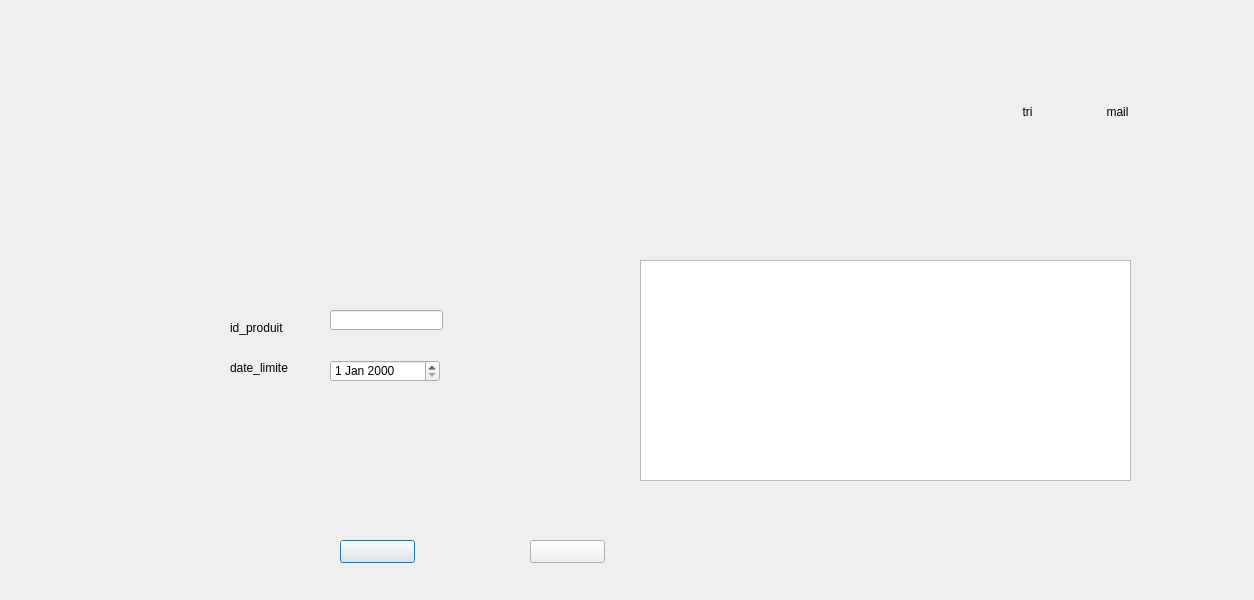
<?xml version="1.0" encoding="UTF-8"?>
<ui version="4.0">
 <class>produit</class>
 <widget class="QDialog" name="produit">
  <property name="geometry">
   <rect>
    <x>0</x>
    <y>0</y>
    <width>1254</width>
    <height>600</height>
   </rect>
  </property>
  <property name="windowTitle">
   <string>Dialog</string>
  </property>
  <widget class="QLabel" name="label">
   <property name="geometry">
    <rect>
     <x>230</x>
     <y>320</y>
     <width>61</width>
     <height>16</height>
    </rect>
   </property>
   <property name="text">
    <string>id_produit</string>
   </property>
  </widget>
  <widget class="QLabel" name="label_2">
   <property name="geometry">
    <rect>
     <x>230</x>
     <y>360</y>
     <width>61</width>
     <height>16</height>
    </rect>
   </property>
   <property name="text">
    <string>date_limite</string>
   </property>
  </widget>
  <widget class="QTableView" name="tableView_2">
   <property name="geometry">
    <rect>
     <x>640</x>
     <y>260</y>
     <width>491</width>
     <height>221</height>
    </rect>
   </property>
  </widget>
  <widget class="QPushButton" name="pushButton">
   <property name="geometry">
    <rect>
     <x>340</x>
     <y>540</y>
     <width>75</width>
     <height>23</height>
    </rect>
   </property>
   <property name="styleSheet">
    <string notr="true">background:transparent;
border:transparent;
QPushButton{
background:rgba(255,255,255,0);
border-radius:8px;
}
QPushButton::hover{
background:rgba(0,0,0,85);
}</string>
   </property>
   <property name="text">
    <string/>
   </property>
  </widget>
  <widget class="QPushButton" name="pushButton_2">
   <property name="geometry">
    <rect>
     <x>530</x>
     <y>540</y>
     <width>75</width>
     <height>23</height>
    </rect>
   </property>
   <property name="styleSheet">
    <string notr="true">background:transparent;
border:transparent;
QPushButton{
background:rgba(255,255,255,0);
border-radius:8px;
}
QPushButton::hover{
background:rgba(0,0,0,85);
}</string>
   </property>
   <property name="text">
    <string/>
   </property>
  </widget>
  <widget class="QDateEdit" name="dateEdit">
   <property name="geometry">
    <rect>
     <x>330</x>
     <y>360</y>
     <width>110</width>
     <height>22</height>
    </rect>
   </property>
  </widget>
  <widget class="QPushButton" name="pushButton_tri">
   <property name="geometry">
    <rect>
     <x>990</x>
     <y>100</y>
     <width>75</width>
     <height>23</height>
    </rect>
   </property>
   <property name="styleSheet">
    <string notr="true">QPushButton{
background:rgba(255,255,255,0);
border-radius:8px;
}
QPushButton::hover{
background:rgba(0,0,0,85);
}</string>
   </property>
   <property name="text">
    <string>tri</string>
   </property>
  </widget>
  <widget class="QPushButton" name="pushButton_mail">
   <property name="geometry">
    <rect>
     <x>1080</x>
     <y>100</y>
     <width>75</width>
     <height>23</height>
    </rect>
   </property>
   <property name="styleSheet">
    <string notr="true">QPushButton{
background:rgba(255,255,255,0);
border-radius:8px;
}
QPushButton::hover{
background:rgba(0,0,0,85);
}</string>
   </property>
   <property name="text">
    <string>mail</string>
   </property>
  </widget>
  <widget class="QLabel" name="label_3">
   <property name="geometry">
    <rect>
     <x>0</x>
     <y>10</y>
     <width>1261</width>
     <height>581</height>
    </rect>
   </property>
   <property name="text">
    <string/>
   </property>
   <property name="pixmap">
    <pixmap resource="ressources.qrc">:/new/prefix1/gereproduit.png</pixmap>
   </property>
  </widget>
  <widget class="QPushButton" name="pushButton_retour">
   <property name="geometry">
    <rect>
     <x>1170</x>
     <y>560</y>
     <width>75</width>
     <height>23</height>
    </rect>
   </property>
   <property name="styleSheet">
    <string notr="true">background:transparent;
border:transparent;</string>
   </property>
   <property name="text">
    <string/>
   </property>
  </widget>
  <widget class="QLineEdit" name="lineEdit">
   <property name="geometry">
    <rect>
     <x>330</x>
     <y>310</y>
     <width>113</width>
     <height>20</height>
    </rect>
   </property>
  </widget>
  <zorder>label_3</zorder>
  <zorder>label</zorder>
  <zorder>label_2</zorder>
  <zorder>tableView_2</zorder>
  <zorder>pushButton</zorder>
  <zorder>pushButton_2</zorder>
  <zorder>dateEdit</zorder>
  <zorder>pushButton_tri</zorder>
  <zorder>pushButton_mail</zorder>
  <zorder>pushButton_retour</zorder>
  <zorder>lineEdit</zorder>
 </widget>
 <resources>
  <include location="ressources.qrc"/>
 </resources>
 <connections/>
</ui>
